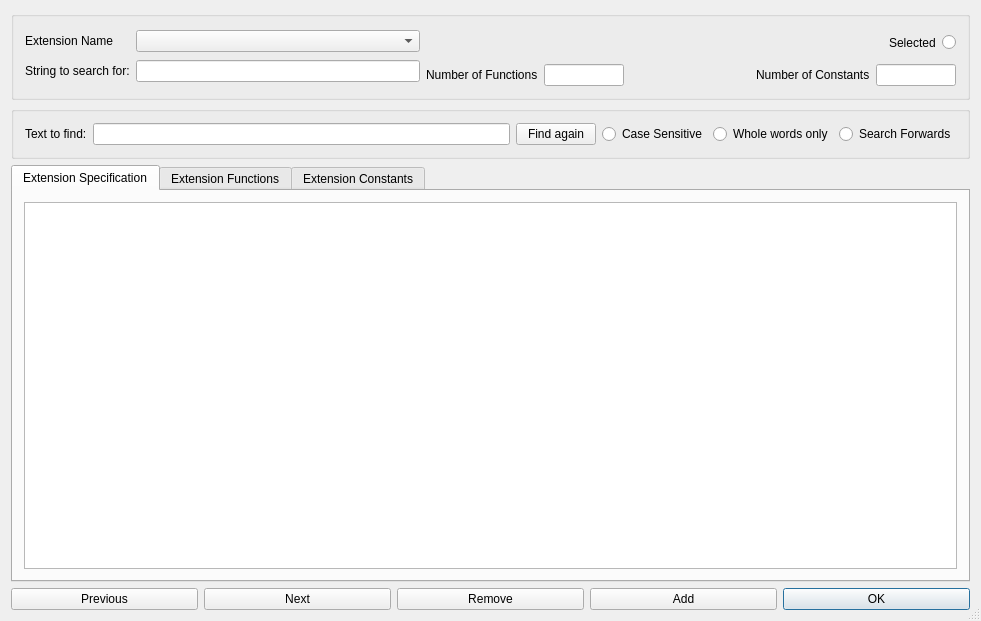
<?xml version="1.0" encoding="UTF-8"?>
<ui version="4.0">
 <class>CExtensionBaseDialog</class>
 <widget class="QDialog" name="CExtensionBaseDialog">
  <property name="geometry">
   <rect>
    <x>0</x>
    <y>0</y>
    <width>981</width>
    <height>621</height>
   </rect>
  </property>
  <property name="sizePolicy">
   <sizepolicy hsizetype="Preferred" vsizetype="Preferred">
    <horstretch>0</horstretch>
    <verstretch>0</verstretch>
   </sizepolicy>
  </property>
  <property name="windowTitle">
   <string>Extension Description</string>
  </property>
  <property name="sizeGripEnabled">
   <bool>true</bool>
  </property>
  <layout class="QVBoxLayout">
   <item>
    <widget class="Q3GroupBox" name="m_groupboxextensionheader">
     <property name="title">
      <string/>
     </property>
     <layout class="QGridLayout">
      <item row="1" column="1">
       <layout class="QHBoxLayout">
        <item>
         <widget class="QLabel" name="m_textfunctioncount">
          <property name="text">
           <string>Number of Functions</string>
          </property>
          <property name="wordWrap">
           <bool>false</bool>
          </property>
         </widget>
        </item>
        <item>
         <widget class="QLineEdit" name="m_editfunctioncount">
          <property name="sizePolicy">
           <sizepolicy hsizetype="Fixed" vsizetype="Fixed">
            <horstretch>0</horstretch>
            <verstretch>0</verstretch>
           </sizepolicy>
          </property>
          <property name="maximumSize">
           <size>
            <width>80</width>
            <height>32767</height>
           </size>
          </property>
          <property name="readOnly">
           <bool>true</bool>
          </property>
         </widget>
        </item>
        <item>
         <spacer name="spacer2_2">
          <property name="orientation">
           <enum>Qt::Horizontal</enum>
          </property>
          <property name="sizeType">
           <enum>QSizePolicy::Expanding</enum>
          </property>
          <property name="sizeHint" stdset="0">
           <size>
            <width>110</width>
            <height>20</height>
           </size>
          </property>
         </spacer>
        </item>
        <item>
         <widget class="QLabel" name="m_textconstantcount">
          <property name="text">
           <string>Number of Constants</string>
          </property>
          <property name="wordWrap">
           <bool>false</bool>
          </property>
         </widget>
        </item>
        <item>
         <widget class="QLineEdit" name="m_editconstantcount">
          <property name="sizePolicy">
           <sizepolicy hsizetype="Fixed" vsizetype="Fixed">
            <horstretch>0</horstretch>
            <verstretch>0</verstretch>
           </sizepolicy>
          </property>
          <property name="maximumSize">
           <size>
            <width>80</width>
            <height>32767</height>
           </size>
          </property>
          <property name="readOnly">
           <bool>true</bool>
          </property>
         </widget>
        </item>
       </layout>
      </item>
      <item row="0" column="1">
       <layout class="QHBoxLayout">
        <item>
         <spacer name="spacer2">
          <property name="orientation">
           <enum>Qt::Horizontal</enum>
          </property>
          <property name="sizeType">
           <enum>QSizePolicy::Expanding</enum>
          </property>
          <property name="sizeHint" stdset="0">
           <size>
            <width>463</width>
            <height>30</height>
           </size>
          </property>
         </spacer>
        </item>
        <item>
         <widget class="QLabel" name="m_textselected">
          <property name="text">
           <string>Selected</string>
          </property>
          <property name="wordWrap">
           <bool>false</bool>
          </property>
         </widget>
        </item>
        <item>
         <widget class="QRadioButton" name="m_radioselected">
          <property name="sizePolicy">
           <sizepolicy hsizetype="Fixed" vsizetype="Fixed">
            <horstretch>0</horstretch>
            <verstretch>0</verstretch>
           </sizepolicy>
          </property>
          <property name="text">
           <string/>
          </property>
         </widget>
        </item>
       </layout>
      </item>
      <item row="0" column="0" rowspan="2">
       <layout class="QGridLayout">
        <item row="1" column="0">
         <widget class="QLabel" name="m_textextensionname_2">
          <property name="text">
           <string>String to search for:</string>
          </property>
          <property name="wordWrap">
           <bool>false</bool>
          </property>
         </widget>
        </item>
        <item row="1" column="1">
         <widget class="QLineEdit" name="m_editextensionname">
          <property name="readOnly">
           <bool>false</bool>
          </property>
         </widget>
        </item>
        <item row="0" column="0">
         <widget class="QLabel" name="m_textextensionname">
          <property name="text">
           <string>Extension Name</string>
          </property>
          <property name="wordWrap">
           <bool>false</bool>
          </property>
         </widget>
        </item>
        <item row="0" column="1">
         <widget class="QComboBox" name="m_combobox">
          <property name="autoCompletion">
           <bool>true</bool>
          </property>
         </widget>
        </item>
       </layout>
      </item>
     </layout>
    </widget>
   </item>
   <item>
    <widget class="Q3GroupBox" name="groupBox2">
     <property name="title">
      <string/>
     </property>
     <layout class="QGridLayout">
      <item row="0" column="0">
       <widget class="QLabel" name="m_textextensionname_3">
        <property name="text">
         <string>Text to find:</string>
        </property>
        <property name="wordWrap">
         <bool>false</bool>
        </property>
       </widget>
      </item>
      <item row="0" column="5">
       <widget class="QRadioButton" name="m_radiosearchforwards">
        <property name="text">
         <string>Search Forwards</string>
        </property>
       </widget>
      </item>
      <item row="0" column="1">
       <widget class="QLineEdit" name="m_editfindtext">
        <property name="readOnly">
         <bool>false</bool>
        </property>
       </widget>
      </item>
      <item row="0" column="2">
       <widget class="QPushButton" name="m_pushbuttonfind">
        <property name="text">
         <string>Find again</string>
        </property>
       </widget>
      </item>
      <item row="0" column="3">
       <widget class="QRadioButton" name="m_radiocasesensitive">
        <property name="text">
         <string>Case Sensitive</string>
        </property>
       </widget>
      </item>
      <item row="0" column="4">
       <widget class="QRadioButton" name="m_radiowholewords">
        <property name="text">
         <string>Whole words only</string>
        </property>
       </widget>
      </item>
     </layout>
    </widget>
   </item>
   <item>
    <widget class="QTabWidget" name="m_tabwidget">
     <widget class="QWidget" name="TabPage">
      <attribute name="title">
       <string>Extension Specification</string>
      </attribute>
      <layout class="QGridLayout">
       <item row="0" column="0">
        <widget class="QTextEdit" name="m_textedit">
         <property name="font">
          <font>
           <family>Monospace</family>
           <pointsize>11</pointsize>
          </font>
         </property>
         <property name="readOnly">
          <bool>true</bool>
         </property>
        </widget>
       </item>
      </layout>
     </widget>
     <widget class="QWidget" name="tab">
      <attribute name="title">
       <string>Extension Functions</string>
      </attribute>
      <layout class="QGridLayout">
       <item row="0" column="0">
        <widget class="CExtensionFunctionListView" name="m_listfunction"/>
       </item>
      </layout>
     </widget>
     <widget class="QWidget" name="tab1">
      <attribute name="title">
       <string>Extension Constants</string>
      </attribute>
      <layout class="QGridLayout">
       <item row="0" column="0">
        <widget class="CExtensionConstantListView" name="m_listconstant"/>
       </item>
      </layout>
     </widget>
    </widget>
   </item>
   <item>
    <layout class="QHBoxLayout">
     <item>
      <widget class="QPushButton" name="m_pushbuttonprevious">
       <property name="sizePolicy">
        <sizepolicy hsizetype="Preferred" vsizetype="Fixed">
         <horstretch>0</horstretch>
         <verstretch>0</verstretch>
        </sizepolicy>
       </property>
       <property name="text">
        <string>Previous</string>
       </property>
      </widget>
     </item>
     <item>
      <widget class="QPushButton" name="m_pushbuttonnext">
       <property name="sizePolicy">
        <sizepolicy hsizetype="Preferred" vsizetype="Fixed">
         <horstretch>0</horstretch>
         <verstretch>0</verstretch>
        </sizepolicy>
       </property>
       <property name="text">
        <string>Next</string>
       </property>
      </widget>
     </item>
     <item>
      <widget class="QPushButton" name="m_pushbuttonremove">
       <property name="sizePolicy">
        <sizepolicy hsizetype="Preferred" vsizetype="Fixed">
         <horstretch>0</horstretch>
         <verstretch>0</verstretch>
        </sizepolicy>
       </property>
       <property name="text">
        <string>Remove</string>
       </property>
      </widget>
     </item>
     <item>
      <widget class="QPushButton" name="m_pushbuttonadd">
       <property name="sizePolicy">
        <sizepolicy hsizetype="Preferred" vsizetype="Fixed">
         <horstretch>0</horstretch>
         <verstretch>0</verstretch>
        </sizepolicy>
       </property>
       <property name="text">
        <string>Add</string>
       </property>
      </widget>
     </item>
     <item>
      <widget class="QPushButton" name="m_pushbuttonok">
       <property name="sizePolicy">
        <sizepolicy hsizetype="Preferred" vsizetype="Fixed">
         <horstretch>0</horstretch>
         <verstretch>0</verstretch>
        </sizepolicy>
       </property>
       <property name="text">
        <string>OK</string>
       </property>
       <property name="default">
        <bool>true</bool>
       </property>
      </widget>
     </item>
    </layout>
   </item>
  </layout>
 </widget>
 <layoutdefault spacing="6" margin="11"/>
 <pixmapfunction>qPixmapFromMimeSource</pixmapfunction>
 <customwidgets>
  <customwidget>
   <class>CExtensionConstantListView</class>
   <extends>QWidget</extends>
   <header>extconstantlistwidget/extconstantlistwidget.h</header>
  </customwidget>
  <customwidget>
   <class>CExtensionFunctionListView</class>
   <extends>QWidget</extends>
   <header>extfunctionlistwidget/extfunctionlistwidget.h</header>
  </customwidget>
  <customwidget>
   <class>Q3GroupBox</class>
   <extends>QGroupBox</extends>
   <header>Qt3Support/Q3GroupBox</header>
   <container>1</container>
  </customwidget>
  <customwidget>
   <class>Q3Frame</class>
   <extends>QFrame</extends>
   <header>Qt3Support/Q3Frame</header>
   <container>1</container>
  </customwidget>
  <customwidget>
   <class>Q3TextEdit</class>
   <extends>Q3Frame</extends>
   <header>q3textedit.h</header>
  </customwidget>
 </customwidgets>
 <includes>
  <include location="local">extfunctionlistwidget/extfunctionlistwidget.h</include>
  <include location="local">extconstantlistwidget/extconstantlistwidget.h</include>
 </includes>
 <resources/>
 <connections>
  <connection>
   <sender>m_pushbuttonprevious</sender>
   <signal>clicked()</signal>
   <receiver>CExtensionBaseDialog</receiver>
   <slot>pushbuttonprevious_clicked()</slot>
   <hints>
    <hint type="sourcelabel">
     <x>20</x>
     <y>20</y>
    </hint>
    <hint type="destinationlabel">
     <x>20</x>
     <y>20</y>
    </hint>
   </hints>
  </connection>
  <connection>
   <sender>m_pushbuttonnext</sender>
   <signal>clicked()</signal>
   <receiver>CExtensionBaseDialog</receiver>
   <slot>pushbuttonnext_clicked()</slot>
   <hints>
    <hint type="sourcelabel">
     <x>20</x>
     <y>20</y>
    </hint>
    <hint type="destinationlabel">
     <x>20</x>
     <y>20</y>
    </hint>
   </hints>
  </connection>
  <connection>
   <sender>m_pushbuttonremove</sender>
   <signal>clicked()</signal>
   <receiver>CExtensionBaseDialog</receiver>
   <slot>pushbuttonremove_clicked()</slot>
   <hints>
    <hint type="sourcelabel">
     <x>20</x>
     <y>20</y>
    </hint>
    <hint type="destinationlabel">
     <x>20</x>
     <y>20</y>
    </hint>
   </hints>
  </connection>
  <connection>
   <sender>m_pushbuttonadd</sender>
   <signal>clicked()</signal>
   <receiver>CExtensionBaseDialog</receiver>
   <slot>pushbuttonadd_clicked()</slot>
   <hints>
    <hint type="sourcelabel">
     <x>20</x>
     <y>20</y>
    </hint>
    <hint type="destinationlabel">
     <x>20</x>
     <y>20</y>
    </hint>
   </hints>
  </connection>
  <connection>
   <sender>m_pushbuttonok</sender>
   <signal>clicked()</signal>
   <receiver>CExtensionBaseDialog</receiver>
   <slot>pushbuttonok_clicked()</slot>
   <hints>
    <hint type="sourcelabel">
     <x>20</x>
     <y>20</y>
    </hint>
    <hint type="destinationlabel">
     <x>20</x>
     <y>20</y>
    </hint>
   </hints>
  </connection>
  <connection>
   <sender>m_editextensionname</sender>
   <signal>textChanged(QString)</signal>
   <receiver>CExtensionBaseDialog</receiver>
   <slot>editextensionname_textChanged(QString)</slot>
   <hints>
    <hint type="sourcelabel">
     <x>20</x>
     <y>20</y>
    </hint>
    <hint type="destinationlabel">
     <x>20</x>
     <y>20</y>
    </hint>
   </hints>
  </connection>
  <connection>
   <sender>m_combobox</sender>
   <signal>activated(QString)</signal>
   <receiver>CExtensionBaseDialog</receiver>
   <slot>combobox_activated(QString)</slot>
   <hints>
    <hint type="sourcelabel">
     <x>20</x>
     <y>20</y>
    </hint>
    <hint type="destinationlabel">
     <x>20</x>
     <y>20</y>
    </hint>
   </hints>
  </connection>
  <connection>
   <sender>m_editfindtext</sender>
   <signal>textChanged(QString)</signal>
   <receiver>CExtensionBaseDialog</receiver>
   <slot>editfindtext_textChanged(QString)</slot>
   <hints>
    <hint type="sourcelabel">
     <x>20</x>
     <y>20</y>
    </hint>
    <hint type="destinationlabel">
     <x>20</x>
     <y>20</y>
    </hint>
   </hints>
  </connection>
  <connection>
   <sender>m_pushbuttonfind</sender>
   <signal>clicked()</signal>
   <receiver>CExtensionBaseDialog</receiver>
   <slot>pushbuttonfind_clicked()</slot>
   <hints>
    <hint type="sourcelabel">
     <x>20</x>
     <y>20</y>
    </hint>
    <hint type="destinationlabel">
     <x>20</x>
     <y>20</y>
    </hint>
   </hints>
  </connection>
  <connection>
   <sender>m_radioselected</sender>
   <signal>toggled(bool)</signal>
   <receiver>CExtensionBaseDialog</receiver>
   <slot>radioselected_toggled(bool)</slot>
   <hints>
    <hint type="sourcelabel">
     <x>20</x>
     <y>20</y>
    </hint>
    <hint type="destinationlabel">
     <x>20</x>
     <y>20</y>
    </hint>
   </hints>
  </connection>
  <connection>
   <sender>m_radiocasesensitive</sender>
   <signal>toggled(bool)</signal>
   <receiver>CExtensionBaseDialog</receiver>
   <slot>radiocasesensitive_toggled(bool)</slot>
   <hints>
    <hint type="sourcelabel">
     <x>20</x>
     <y>20</y>
    </hint>
    <hint type="destinationlabel">
     <x>20</x>
     <y>20</y>
    </hint>
   </hints>
  </connection>
  <connection>
   <sender>m_radiowholewords</sender>
   <signal>toggled(bool)</signal>
   <receiver>CExtensionBaseDialog</receiver>
   <slot>radiowholewords_toggled(bool)</slot>
   <hints>
    <hint type="sourcelabel">
     <x>20</x>
     <y>20</y>
    </hint>
    <hint type="destinationlabel">
     <x>20</x>
     <y>20</y>
    </hint>
   </hints>
  </connection>
  <connection>
   <sender>m_radiosearchforwards</sender>
   <signal>toggled(bool)</signal>
   <receiver>CExtensionBaseDialog</receiver>
   <slot>radiosearchforwards_toggled(bool)</slot>
   <hints>
    <hint type="sourcelabel">
     <x>20</x>
     <y>20</y>
    </hint>
    <hint type="destinationlabel">
     <x>20</x>
     <y>20</y>
    </hint>
   </hints>
  </connection>
 </connections>
</ui>
